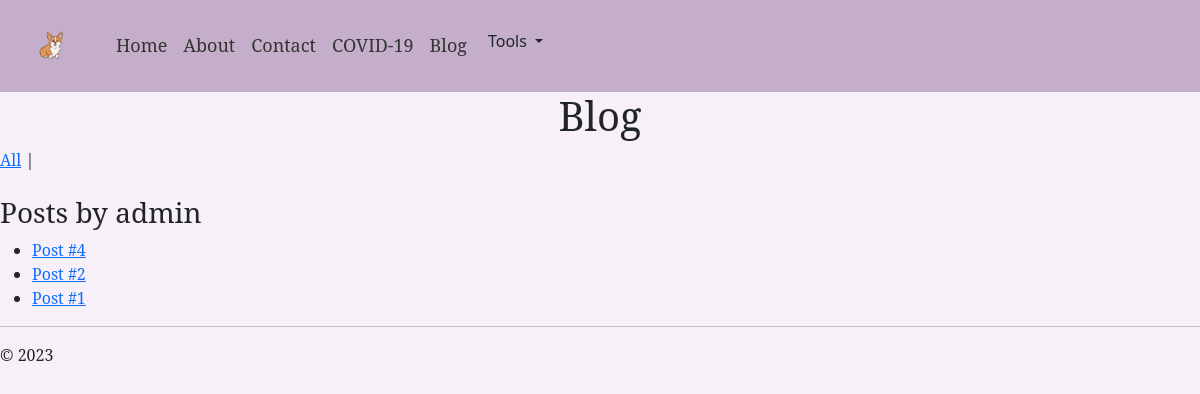
/blog/author/2/, run on the app's committed database.
### blog/models.py (models this page shows, shortened)
class Author(models.Model):
    user = models.OneToOneField(User, on_delete=models.CASCADE)
    bio = models.TextField(blank=True)

class Post(models.Model):
    category = models.ForeignKey(Category, on_delete=models.CASCADE, null=True)
    title = models.CharField(max_length=140)
    body = models.TextField()
    date_create = models.DateTimeField(auto_now_add=True)
    date_update = models.DateTimeField(auto_now=True)
    date_publish = models.DateTimeField(blank=True, null=True)
    public = models.BooleanField(default=True)
    author = models.ForeignKey(Author, on_delete=models.CASCADE, null=True)

### blog/views.py (the view)
# urls.py: path('author/<int:author_id>/', views.post_authors_view, name="post_authors_view"),
def post_authors_view(request, author_id):
    author = get_object_or_404(Author, id=author_id)
    posts = Post.objects.filter(author=author)
    context = {'author': author, 'posts': posts}
    return render(request, 'blog/post_list.html', context)

### blog/templates/blog/post_list.html (shortened to what this page needs)
{% extends 'ex2/layout.html' %}
{% load static %}
{% block xyz %}
    <link rel="stylesheet" type="text/css" href="{% static 'site.css' %}"/>
{% endblock %}
{% block content%}
    {% include 'blog/includes/cat_widget.html' %}
    {% if author %}
        <h3>Posts by {{ author.user.username }}</h3>
    {% else %}
        <div class="alert alert-info" role="alert">
            Showing <strong> {{ object_list|length }}</strong> post{{ object_list|pluralize }}
            {% if category_name %} from <strong>{{ category_name }}</strong>{% else %}.{% endif %}
        </div>
    {% endif %}
    {% if posts %}
        <ul>
            {% for post in posts %}
                <li><a href="{% url 'blog:post_detail_view' post.id %}">{{ post.title }}</a></li>
            {% empty %}
                <li>No posts found.</li>
            {% endfor %}
        </ul>
    {% endif %}
{% endblock %}

### ex2/static/site/site_look.css (style rules this page uses)
body { background-color: #f7f0f8 !important; font-family: "Georgia", "serif"; }

### data on the page
Author: user.username "admin"
Post: title "Post #4"
Post: title "Post #2"
Post: title "Post #1"
